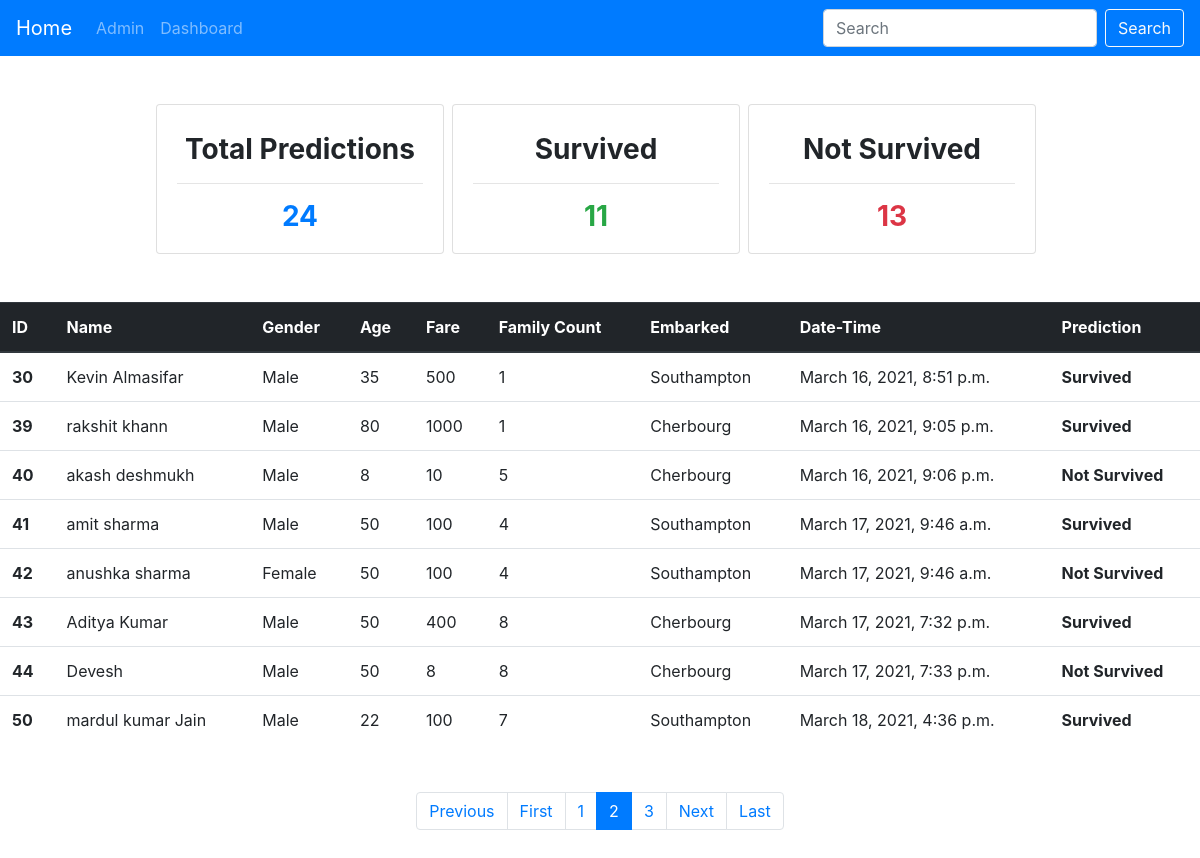
/predictions/?page=6, run on an earlier commit of the app's database.
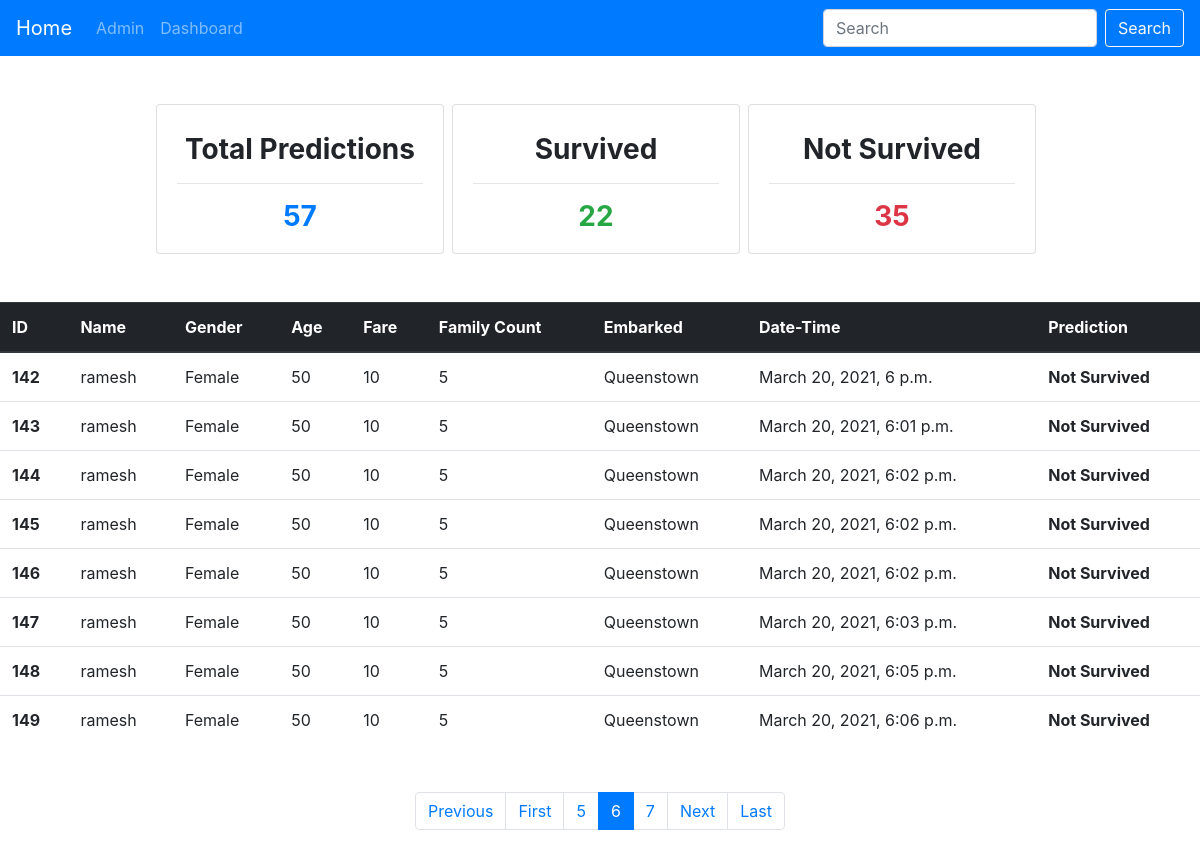
And on a later commit of the database.
### predict/models.py (models this page shows)
class Predictions(models.Model):
    pid = models.AutoField(primary_key=True)
    name = models.CharField(max_length=50,null=False)
    gender = models.CharField(max_length=50)
    age = models.IntegerField()
    fare = models.IntegerField(default=0)
    family_cnt = models.IntegerField()
    Embarked = models.CharField(max_length = 30,default="")
    prediction = models.CharField(max_length =30,default="")
    predicted_date = models.DateTimeField(auto_now_add=True)
    def __str__(self):
        return self.name

### predict/views.py (the view)
# urls.py: path('predictions/', views.predictions,name="predictions"),
def predictions(request):
    allpreds = Predictions.objects.all()
    count = len(allpreds)
    surv_cnt = len(Predictions.objects.filter(prediction = "Survived"))
    nsurv_cnt = len(Predictions.objects.filter(prediction = "Not Survived"))
    paginator = Paginator(allpreds, 8)
    page1 = paginator.page(1)
    for i in page1:
        print(i)
    print("page 1 content" ,page1.object_list)
    page_num = request.GET.get('page',1)
    print("get page number is:",page_num)
    try:
        preds = paginator.page(page_num)
    except EmptyPage:
        preds = paginator.page(2)
    except PageNotAnInteger:
        preds = paginator.page(1)
    context = {
        'preds':preds,
        'surv_cnt':surv_cnt,
        'nsurv_cnt':nsurv_cnt,
        'count':count,
        }
    return render(request ,'predictions.html',context)

### predict/templates/predictions.html (shortened to what this page needs)
{% extends 'basic.html' %}
{% block body %}
<div class="container my-5">
      <div class="row d-flex justify-content-center">
        <div class="card mr-2" style="width: 18rem;">
          <div class="card-body">
            <h3 class="card-title text-center my-2 font-weight-bold ">Total Predictions</h3>
            <hr>
            <h3 class="card-text text-center font-weight-bold text-primary">{{count}}</h3>
          </div>
        </div>
        <div class="card mr-2 rounded" style="width: 18rem;">
          <div class="card-body">
            <h3 class="card-title text-center my-2 font-weight-bold ">Survived</h3>
            <hr>
            <h3 class="card-text text-center font-weight-bold text-success">{{surv_cnt}}</h3>
          </div>
        </div>
        <div class="card mr-2" style="width: 18rem;">
          <div class="card-body">
            <h3 class="card-title text-center my-2 font-weight-bold">Not Survived</h3>
            <hr>
            <h3 class="card-text text-center font-weight-bold text-danger">{{nsurv_cnt}}</h3>
          </div>
        </div>
    </div>
    </div>
<table class="table my-4 ">
  <thead class="thead-dark">
    <tr>
      <th scope="col">ID</th>
      <th scope="col">Name</th>
      <th scope="col">Gender</th>
      <th scope="col">Age</th>
      <th scope="col">Fare</th>
      <th scope="col">Family Count</th>
      <th scope="col">Embarked</th>
      <th scope="col">Date-Time</th>
      <th scope="col">Prediction</th>
    </tr>
  </thead>
  <tbody>
    {% for i in preds %}
    <tr>
      <th scope="row">{{i.pid}}</th>
      <td>{{i.name}}</td>
      <td>{{i.gender}}</td>
      <td>{{i.age}}</td>
      <td>{{i.fare}}</td>
      <td>{{i.family_cnt}}</td>
      <td>{{i.Embarked}}</td>
      <td>{{i.predicted_date}}</td>
      <td><b>{{i.prediction}}</b></td>
    </tr>
    {% endfor %}
  </tbody>
</table>
<div class="container my-5">
  <div class="d-flex justify-content-center">
    <nav aria-label="...">
      <ul class="pagination">
        {% if preds.has_previous %}
        <li class="page-item">
          <a class="page-link" href="{% url 'predictions' %}?page={{preds.previous_page_number}}" tabindex="-1">Previous</a>
        </li>
        <li class="page-item">
          <a class="page-link" href="?page=1">First</a>
        </li>
        <li class="page-item"><a class="page-link" href="{% url 'predictions' %}?page={{preds.previous_page_number}}">{{preds.previous_page_number}}</a></li>
        {% endif %}
        <li class="page-item active">
          <a class="page-link" href="#">{{preds.number}} <span class="sr-only">(current)</span></a>
        </li>
        {% if preds.has_next %}
        <li class="page-item"><a class="page-link" href="{% url 'predictions' %}?page={{preds.next_page_number}}">{{preds.next_page_number}}</a></li>
        <li class="page-item">
          <a class="page-link" href="{% url 'predictions' %}?page={{preds.next_page_number}}">Next</a>
        </li>
        <li class="page-item">
          <a class="page-link" href="{% url 'predictions' %}?page={{preds.paginator.num_pages}}">Last </a>
        </li>
        {% endif %}
      </ul>
    </nav>
  </div>
</div>
{% endblock body %}

What changed in the data, as far as the page shows it:
no longer on this page (row unchanged): Predictions: pid "30", name "Kevin Almasifar", gender "Male", age "35", fare "500", family_cnt "1", Embarked "Southampton", predicted_date "March 16, 2021, 8:51 p.m.", prediction "Survived"
no longer on this page (row unchanged): Predictions: pid "39", name "rakshit khann", gender "Male", age "80", fare "1000", family_cnt "1", Embarked "Cherbourg", predicted_date "March 16, 2021, 9:05 p.m.", prediction "Survived"
no longer on this page (row unchanged): Predictions: pid "40", name "akash deshmukh", gender "Male", age "8", fare "10", family_cnt "5", Embarked "Cherbourg", predicted_date "March 16, 2021, 9:06 p.m.", prediction "Not Survived"
no longer on this page (row unchanged): Predictions: pid "41", name "amit sharma", gender "Male", age "50", fare "100", family_cnt "4", Embarked "Southampton", predicted_date "March 17, 2021, 9:46 a.m.", prediction "Survived"
no longer on this page (row unchanged): Predictions: pid "42", name "anushka sharma", gender "Female", age "50", fare "100", family_cnt "4", Embarked "Southampton", predicted_date "March 17, 2021, 9:46 a.m.", prediction "Not Survived"
no longer on this page (row unchanged): Predictions: pid "43", name "Aditya Kumar", gender "Male", age "50", fare "400", family_cnt "8", Embarked "Cherbourg", predicted_date "March 17, 2021, 7:32 p.m.", prediction "Survived"
no longer on this page (row unchanged): Predictions: pid "44", name "Devesh", gender "Male", age "50", fare "8", family_cnt "8", Embarked "Cherbourg", predicted_date "March 17, 2021, 7:33 p.m.", prediction "Not Survived"
no longer on this page (row unchanged): Predictions: pid "50", name "mardul kumar Jain", gender "Male", age "22", fare "100", family_cnt "7", Embarked "Southampton", predicted_date "March 18, 2021, 4:36 p.m.", prediction "Survived"
added Predictions: pid "142", name "ramesh", gender "Female", age "50", fare "10", family_cnt "5", Embarked "Queenstown", predicted_date "March 20, 2021, 6 p.m.", prediction "Not Survived"
added Predictions: pid "143", name "ramesh", gender "Female", age "50", fare "10", family_cnt "5", Embarked "Queenstown", predicted_date "March 20, 2021, 6:01 p.m.", prediction "Not Survived"
added Predictions: pid "144", name "ramesh", gender "Female", age "50", fare "10", family_cnt "5", Embarked "Queenstown", predicted_date "March 20, 2021, 6:02 p.m.", prediction "Not Survived"
added Predictions: pid "145", name "ramesh", gender "Female", age "50", fare "10", family_cnt "5", Embarked "Queenstown", predicted_date "March 20, 2021, 6:02 p.m.", prediction "Not Survived"
added Predictions: pid "146", name "ramesh", gender "Female", age "50", fare "10", family_cnt "5", Embarked "Queenstown", predicted_date "March 20, 2021, 6:02 p.m.", prediction "Not Survived"
added Predictions: pid "147", name "ramesh", gender "Female", age "50", fare "10", family_cnt "5", Embarked "Queenstown", predicted_date "March 20, 2021, 6:03 p.m.", prediction "Not Survived"
added Predictions: pid "148", name "ramesh", gender "Female", age "50", fare "10", family_cnt "5", Embarked "Queenstown", predicted_date "March 20, 2021, 6:05 p.m.", prediction "Not Survived"
added Predictions: pid "149", name "ramesh", gender "Female", age "50", fare "10", family_cnt "5", Embarked "Queenstown", predicted_date "March 20, 2021, 6:06 p.m.", prediction "Not Survived"
Also different on the page:
{{ count }}: "24" → "57"
{{ surv_cnt }}: "11" → "22"
{{ nsurv_cnt }}: "13" → "35"
{{ preds.previous_page_number }}: "1" → "5"
{{ preds.number }}: "2" → "6"
{{ preds.next_page_number }}: "3" → "7"
